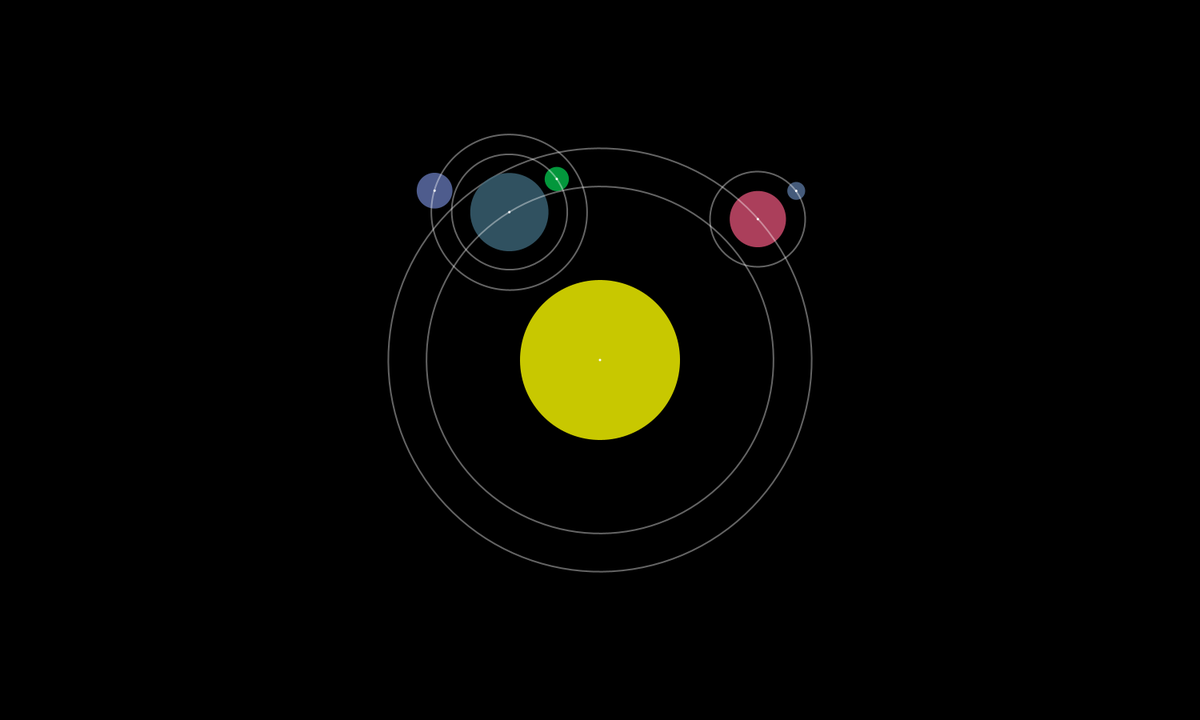
Frame 1 (no input)
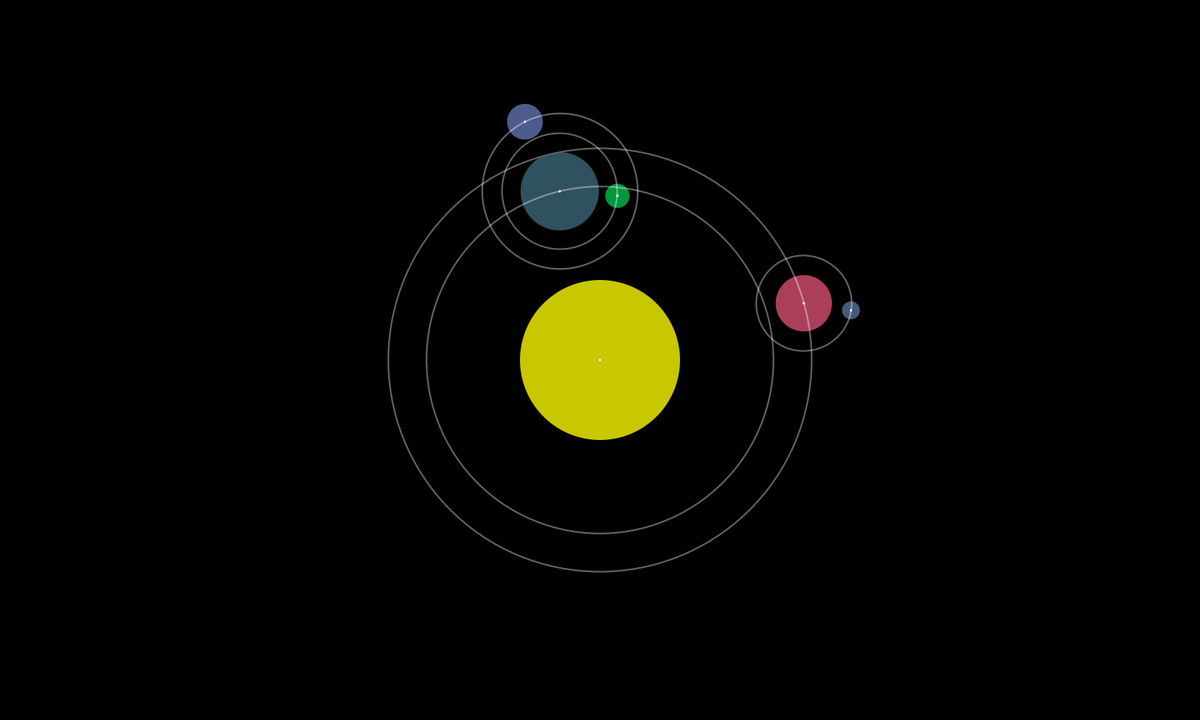
Frame 60 (the mouse pressed at the canvas centre just before this capture)
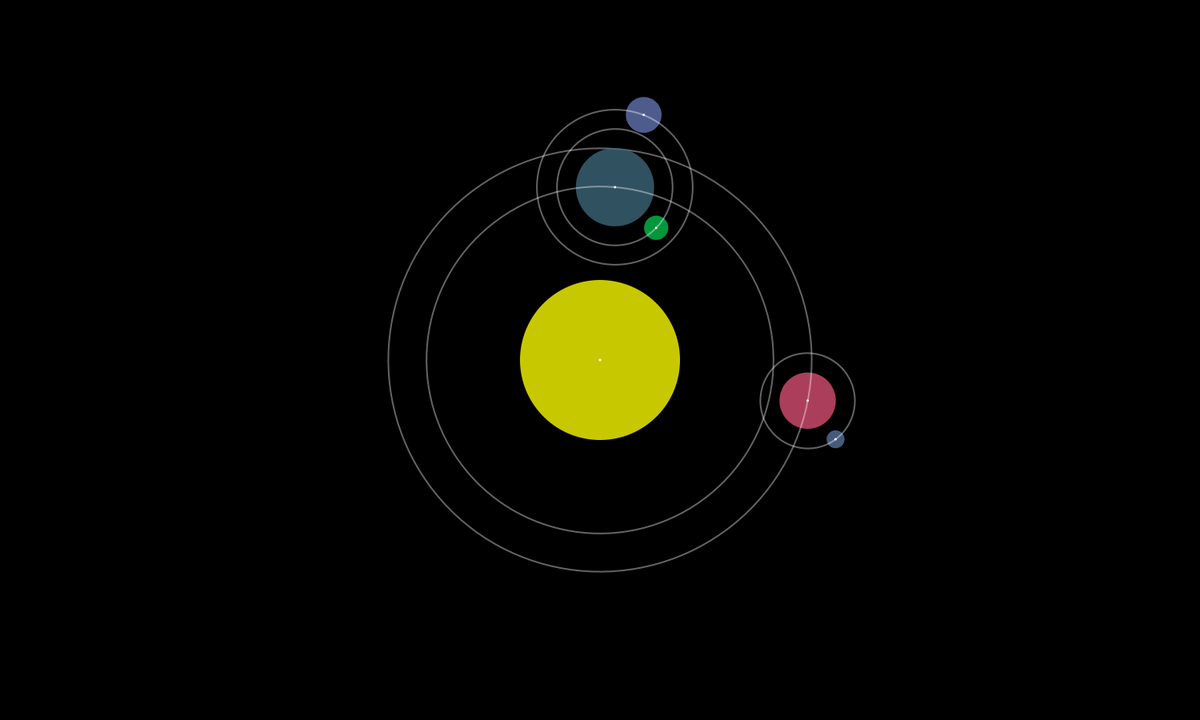
Frame 120 (the mouse held since frame 60 and released just before this capture)

The Processing sketch that drew these frames (run headless with seeded random() and noise(); from frame 60 on, the mouse is pressed at the canvas centre):

// Processing sketch: C8_Solar_System_3D
// ── C8_Solar_System_3D.pde
Planet sun;

void setup(){
 size(1500, 900);
 sun = new Planet(100, 0, #FFFF00, 0);
 sun.spawnMoons(2, 1);
}


void draw(){
  background(0);
  translate(width/2, height/2);
  sun.show();  
}

// ── Planet.pde

class Planet {
  float radius;
  float angle;
  float distance;
  float orbitspeed;
  color c; 
  Planet[] planets;
  float X = this.distance * cos(this.angle);
  float Y = this.distance * sin(this.angle);

  Planet(float r, float d, color c, float orbitspeed) {
    this.radius = r;
    this.distance = d;
    this.angle = random(TWO_PI);
    this.orbitspeed = orbitspeed; 
    this.c = c;
  }

  Planet(float r, float d) {
    this.radius = r;
    this.distance = d;
    this.angle = random(TWO_PI);
    this.c = color(random(255), random(255), random(255));
    this.orbitspeed = random(0.005, 0.01);
  }

  void orbit() {
    angle += orbitspeed; 
    //if (this.planets != null) {
    //   for (int i = 0; i<this.planets.length; i++) {        
    //     this.planets[i].orbit();
    //   }
    // }
  }

  void spawnMoons(int total, int level) {
    planets = new Planet[total];
    for (int i = 0; i<planets.length; i++) {
      float newR = random(this.radius*0.3, this.radius*0.5);
      float newD = random(1.1*(this.radius + newR), 2*(this.radius + newR)); 
      planets[i] = new Planet(newR, newD);
      if (level < 2) {
        int num = int(random(1, 3));
        planets[i].spawnMoons(num, level + 1);
      }
    }
  }

  void show() {   
    pushMatrix();    
    rotate(this.angle);
    this.orbit();
    translate(this.distance, 0);
    fill(this.c, 200);
    noStroke();
    ellipse(0, 0, this.radius*2, this.radius*2);
    fill(255);
    ellipse(0, 0, 3, 3);
    if (this.planets != null) {
      for (int i = 0; i<this.planets.length; i++) {          
        strokeWeight(2);
        stroke(planets[i].c, 100);
        //float planetD = planets[i].distance;
        //float planetX = planetD * cos(planets[i].angle);
        //float planetY = planetD * sin(planets[i].angle);
        //line(0, 0, planets[i].X, planets[i].Y);
        this.planets[i].show();
        noFill();
        stroke(255, 100);
        circle(this.X, this.Y, 2*planets[i].distance);        
      }
    }
    popMatrix();
  }
  
}
